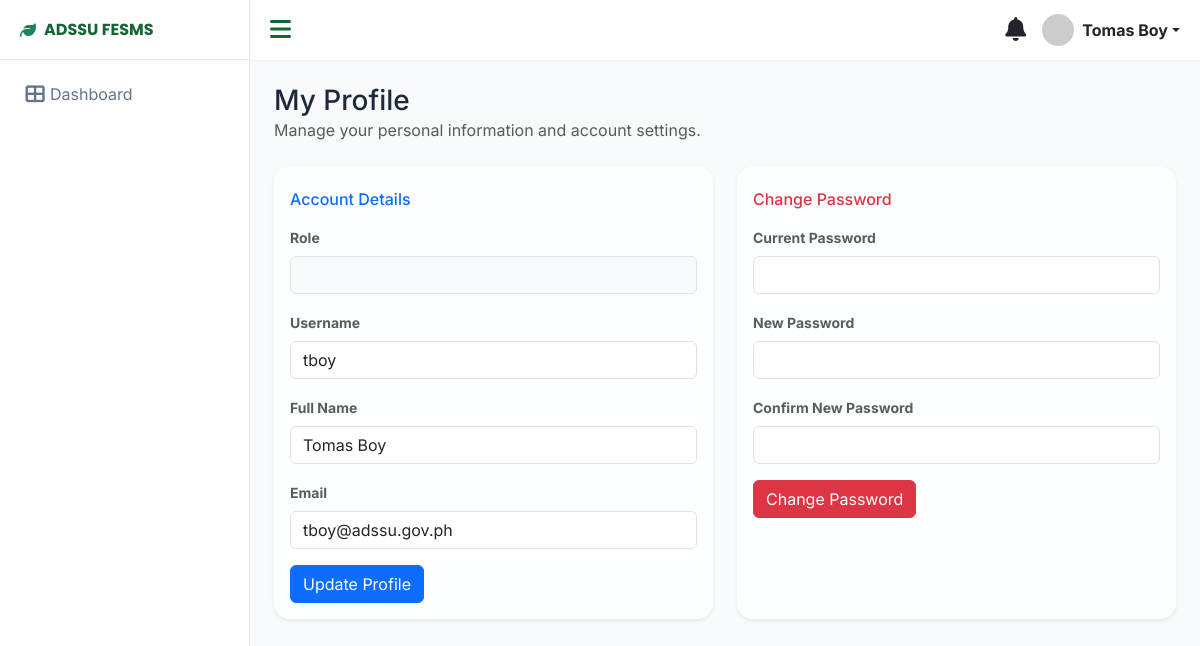
Before: /profile.php (signed in) with the older database file.
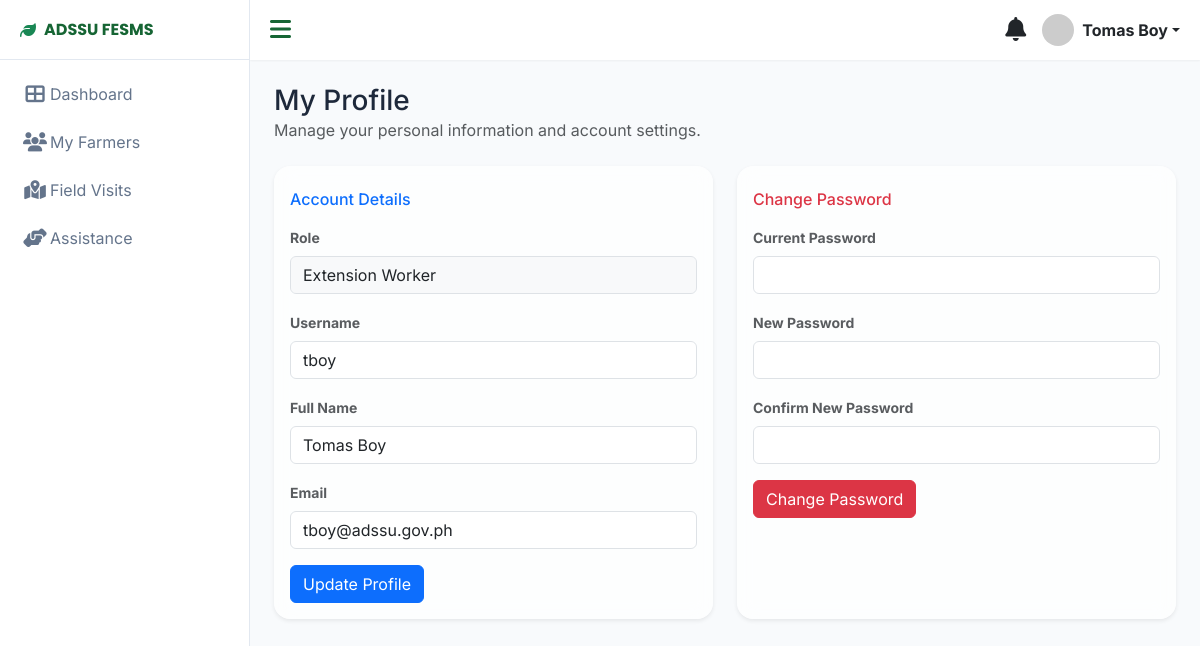
After: the same page with the newer database file.
### tables this page shows
CREATE TABLE IF NOT EXISTS users (
    id INT AUTO_INCREMENT PRIMARY KEY,
    username VARCHAR(50) NOT NULL UNIQUE,
    password VARCHAR(255) NOT NULL,
    full_name VARCHAR(100) NOT NULL,
    role ENUM('admin', 'extension_worker', 'farmer') NOT NULL,
    email VARCHAR(100) NULL,
    status ENUM('active', 'inactive') DEFAULT 'active',
    created_at TIMESTAMP DEFAULT CURRENT_TIMESTAMP,
    updated_at TIMESTAMP DEFAULT CURRENT_TIMESTAMP ON UPDATE CURRENT_TIMESTAMP
);

### profile.php (the view, shortened to what this page needs)
<?php
$db = new Database();
$pdo = $db->getConnection();
$user_id = $_SESSION['user_id'];
$stmt = $pdo->prepare("SELECT username, full_name, role, email FROM users WHERE id = ?");
$stmt->execute([$user_id]);
$user = $stmt->fetch(PDO::FETCH_ASSOC);
require_once 'includes/header.php';
require_once 'includes/sidebar.php';
?>
<div class="content-header mb-4">
    <h2 class="h3 mb-0 text-gray-800">My Profile</h2>
    <p class="text-muted">Manage your personal information and account settings.</p>
</div>
<div class="row">
    <div class="col-md-6 mb-4">
        <div class="card shadow-sm border-0 glass-card h-100">
            <div class="card-header bg-transparent border-0 pt-4 pb-0">
                <h6 class="m-0 font-weight-bold text-primary">Account Details</h6>
            </div>
            <div class="card-body">
                <form id="profileForm">
                    <div class="mb-3">
                        <label class="form-label text-muted small fw-bold">Role</label>
                        <input type="text" class="form-control bg-light text-capitalize" value="<?= str_replace('_', ' ', $user['role']) ?>" readonly>
                    </div>
                    <div class="mb-3">
                        <label for="username" class="form-label text-muted small fw-bold">Username</label>
                        <input type="text" class="form-control" id="username" name="username" value="<?= htmlspecialchars($user['username']) ?>" required>
                    </div>
                    <div class="mb-3">
                        <label for="full_name" class="form-label text-muted small fw-bold">Full Name</label>
                        <input type="text" class="form-control" id="full_name" name="full_name" value="<?= htmlspecialchars($user['full_name']) ?>" required>
                    </div>
                    <div class="mb-3">
                        <label for="email" class="form-label text-muted small fw-bold">Email</label>
                        <input type="email" class="form-control" id="email" name="email" value="<?= htmlspecialchars($user['email'] ?? '') ?>">
                    </div>
                    <button type="submit" class="btn btn-primary">Update Profile</button>
                </form>
            </div>
        </div>
    </div>
    <div class="col-md-6 mb-4">
        <div class="card shadow-sm border-0 glass-card h-100">
            <div class="card-header bg-transparent border-0 pt-4 pb-0">
                <h6 class="m-0 font-weight-bold text-danger">Change Password</h6>
            </div>
            <div class="card-body">
                <form id="passwordForm">
                    <div class="mb-3">
                        <label for="current_password" class="form-label text-muted small fw-bold">Current Password</label>
                        <input type="password" class="form-control" id="current_password" name="current_password" required>
                    </div>
                    <div class="mb-3">
                        <label for="new_password" class="form-label text-muted small fw-bold">New Password</label>
                        <input type="password" class="form-control" id="new_password" name="new_password" required minlength="6">
                    </div>
                    <div class="mb-3">
                        <label for="confirm_password" class="form-label text-muted small fw-bold">Confirm New Password</label>
                        <input type="password" class="form-control" id="confirm_password" name="confirm_password" required minlength="6">
                    </div>
                    <button type="submit" class="btn btn-danger">Change Password</button>
                </form>
            </div>
        </div>
    </div>
</div>
<?php require_once 'includes/footer.php'; ?>

### includes/header.php (shortened to what this page needs)
<?php
$base_url = (getenv('PORT') !== false || getenv('RAILWAY_STATIC_URL') !== false) ? "" : "/ADSSU Farmers Extension Services";
?>
<!DOCTYPE html>
<html lang="en">
<head>
    <link href="https://cdn.jsdelivr.net/npm/bootstrap@5.3.0/dist/css/bootstrap.min.css" rel="stylesheet">
    <link rel="stylesheet" href="https://cdnjs.cloudflare.com/ajax/libs/font-awesome/6.4.0/css/all.min.css">
    <link rel="stylesheet" href="https://cdn.jsdelivr.net/npm/sweetalert2@11/dist/sweetalert2.min.css">
    <link rel="stylesheet" href="https://cdn.datatables.net/1.13.4/css/dataTables.bootstrap5.min.css">
    <link rel="stylesheet" href="<?php echo $base_url; ?>/assets/css/style.css">
</head>
<body>
<?php include 'sidebar.php'; ?>
<section class="main-content">
    <nav class="top-navbar">
        <div class="sidebar-toggle">
            <i class="fas fa-bars" id="btn-toggle"></i>
        </div>
        <div class="d-flex align-items-center gap-3">
            <div class="dropdown" id="notificationDropdownContainer">
                <a href="#" class="text-dark position-relative dropdown-toggle no-caret" id="dropdownNotifications" data-bs-toggle="dropdown" aria-expanded="false" onclick="loadNotificationsList()">
                    <i class="fas fa-bell fs-4"></i>
                </a>
            </div>
            <div class="user-profile dropdown">
                <a href="#" class="d-flex align-items-center text-decoration-none dropdown-toggle text-dark" id="dropdownUser" data-bs-toggle="dropdown" aria-expanded="false">
                    <img src="https://ui-avatars.com/api/?name=<?php echo urlencode($_SESSION['full_name']); ?>&background=22C55E&color=fff" alt="mdo" width="32" height="32" class="rounded-circle me-2">
                    <strong><?php echo htmlspecialchars($_SESSION['full_name']); ?></strong>
                </a>
            </div>
        </div>
    </nav>
    <div class="content-wrapper">

### includes/sidebar.php (shortened to what this page needs)
<?php
$role = $_SESSION['role'];
$current_page = basename($_SERVER['PHP_SELF']);
$link_prefix = '';
if (isset($in_root) && $in_root) {
    if ($role === 'admin') $link_prefix = 'admin/';
    else if ($role === 'extension_worker') $link_prefix = 'extension-worker/';
    else if ($role === 'farmer') $link_prefix = 'farmer/';
}
?>
<div class="sidebar" id="sidebar">
    <div class="logo-details">
        <i class="fas fa-leaf text-success me-2"></i>
        <span class="logo-name">ADSSU FESMS</span>
    </div>
    <ul class="nav-links">
        <li>
            <a href="<?php echo $link_prefix; ?>dashboard.php" class="<?php echo $current_page == 'dashboard.php' ? 'active' : ''; ?>">
                <i class="fas fa-th-large"></i>
                <span class="link-name">Dashboard</span>
            </a>
        </li>
        <?php if ($role === 'extension_worker'): ?>
        <li>
            <a href="<?php echo $link_prefix; ?>farmers.php" class="<?php echo $current_page == 'farmers.php' ? 'active' : ''; ?>">
                <i class="fas fa-users"></i>
                <span class="link-name">My Farmers</span>
            </a>
        </li>
        <li>
            <a href="<?php echo $link_prefix; ?>visits.php" class="<?php echo $current_page == 'visits.php' ? 'active' : ''; ?>">
                <i class="fas fa-map-marked-alt"></i>
                <span class="link-name">Field Visits</span>
            </a>
        </li>
        <li>
            <a href="<?php echo $link_prefix; ?>assistance.php" class="<?php echo $current_page == 'assistance.php' ? 'active' : ''; ?>">
                <i class="fas fa-hands-helping"></i>
                <span class="link-name">Assistance</span>
            </a>
        </li>
        <?php endif; ?>
    </ul>
</div>

### includes/footer.php (shortened to what this page needs)
    </div>
</section>
</body>
</html>

### assets/css/style.css (style rules this page uses)
:root { --primary-green: #22C55E; --dark-green: #166534; --light-bg: #F8FAFC; --text-main: #1e293b; --sidebar-width: 250px; --sidebar-collapsed-width: 70px; }
body { font-family: 'Inter', sans-serif; background-color: var(--light-bg); color: var(--text-main); overflow-x: hidden; }
.glass-card { background: rgba(255, 255, 255, 0.7); backdrop-filter: blur(10px); border: 1px solid rgba(255, 255, 255, 0.5); border-radius: 1rem; box-shadow: 0 4px 6px -1px rgba(0, 0, 0, 0.05), 0 2px 4px -1px rgba(0, 0, 0, 0.03); transition: transform 0.3s ease, box-shadow 0.3s ease; }
.sidebar { width: var(--sidebar-width); height: 100vh; position: fixed; top: 0; left: 0; background: white; border-right: 1px solid #e2e8f0; transition: all 0.3s ease; z-index: 1000; display: flex; flex-direction: column; }
.sidebar .logo-details { height: 60px; display: flex; align-items: center; padding: 0 20px; font-family: 'Poppins', sans-serif; font-weight: 700; color: var(--dark-green); border-bottom: 1px solid #e2e8f0; }
.sidebar .nav-links { margin-top: 10px; padding: 0; list-style: none; flex: 1; overflow-y: auto; }
.sidebar .nav-links li { position: relative; list-style: none; transition: all 0.4s ease; }
.sidebar .nav-links li a { display: flex; align-items: center; text-decoration: none; padding: 12px 20px; color: #64748b; transition: all 0.4s ease; }
.sidebar .nav-links li a i { min-width: 30px; text-align: center; font-size: 1.2rem; }
.main-content { position: relative; left: var(--sidebar-width); width: calc(100% - var(--sidebar-width)); min-height: 100vh; transition: all 0.3s ease; }
.top-navbar { height: 60px; background: white; display: flex; align-items: center; justify-content: space-between; padding: 0 20px; box-shadow: 0 1px 2px rgba(0,0,0,0.05); position: sticky; top: 0; z-index: 999; }
.sidebar-toggle { font-size: 1.5rem; cursor: pointer; color: var(--dark-green); }
.content-wrapper { padding: 24px; }

### includes/header.php (style rules this page uses)
.no-caret::after { display: none !important; }

Changed rows visible on the page:
changed users "tboy": role (not shown) → "extension worker"
Other visible differences:
text now shown: "My Farmers Field Visits Assistance"
